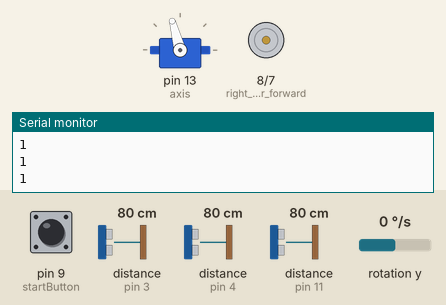
Simulated run of this sketch. Board: Arduino Uno, built with avr-gcc and run on an emulated ATmega328P. Parts: servo, motor-driver pin pairs drawn as motors (green arrow = first pin HIGH = forward, orange = second pin HIGH = backward, longer = more drive, scaled by the enable pin), the last lines printed to the serial monitor. Inputs (shaded band) come from the test bench; at power-on: pin 9 (startButton) HIGH, distance to the obstacle (sensors on pin 3, pin 4, pin 11) 80 cm, rotation y 0 °/s. The echo pulse lasts 58.3 µs per cm.

Above: at 1.2 s.
1.3 s: pin 9 (startButton) pulled LOW for 0.15 s
At 2.1 s:
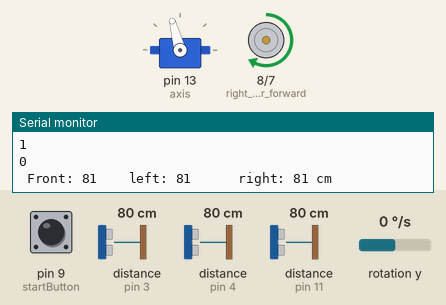
4.3 s: distance to the obstacle (sensor on pin 3) set to 73 cm
7.3 s: distance to the obstacle (sensor on pin 3) set to 65 cm
At 7.9 s:
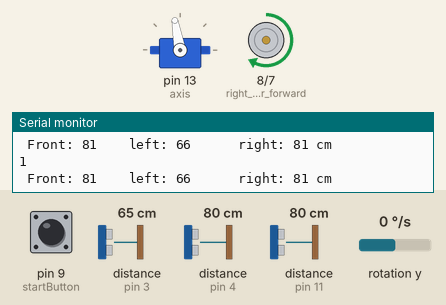
10.3 s: distance to the obstacle (sensor on pin 4) set to 74 cm
At 11.5 s:
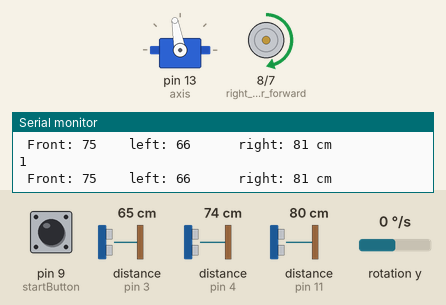
11.8 s: distance to the obstacle (sensor on pin 11) set to 120 cm
At 12.8 s:
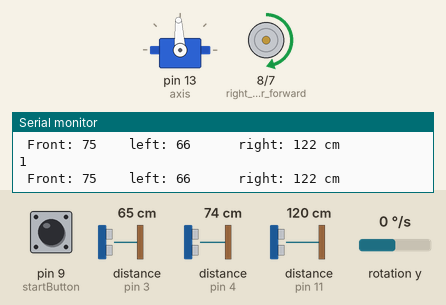
13.3 s: distance to the obstacle (sensor on pin 4) set to 120 cm
At 14.5 s:
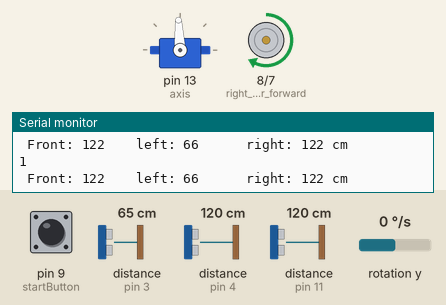
Timing chart, 0 to 15.8 s (numbered marks = the images above; inputs shaded):
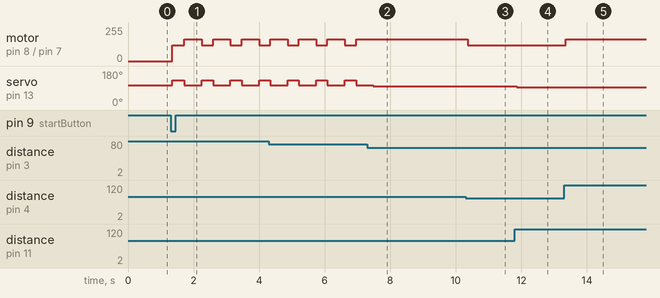

The sketch:

open.ino
```cpp
#include <NewPing.h>
#include <Servo.h>
#include <Wire.h>
#include <MPU6050.h>
#include "SoftwareSerial.h"


#define right_motor_forward 8
#define right_motor_backward 7
#define right_motor_speed 6

#define MAX_DISTANCE 200
#define trigger_fr  5
#define echo_fr  4

#define trigger_right  12
#define echo_right  11

#define trigger_left  2
#define echo_left  3
#define startButton 9

NewPing frs(trigger_fr, echo_fr, MAX_DISTANCE);
NewPing rts(trigger_right, echo_right, MAX_DISTANCE);
NewPing lts(trigger_left, echo_left, MAX_DISTANCE);
Servo axis;

MPU6050 mpu;
int16_t initialGyroY;
float currentAngle = 0.0;

int sphigh = 170, r = 60, l = 140, m = 105 , rb = 60 , lb = 130, splow = 140, spmid = 110; // r = servo right , l = servo left , m = servo middleint count[1] = {0};
int decision = 0;
int axisdeci[1] = {0};
int flagCalibrate = 0;
int state[1] = {0};
int count[1] = {0};
unsigned long startTime = 0;


void setup() {

  pinMode(right_motor_forward, OUTPUT);
  pinMode(right_motor_backward, OUTPUT);
  pinMode(right_motor_speed, OUTPUT);
  pinMode(trigger_fr, OUTPUT);
  pinMode(echo_fr, INPUT);
  pinMode(trigger_left, OUTPUT);
  pinMode(echo_left, INPUT);
  pinMode(trigger_right, OUTPUT);
  pinMode(echo_right, INPUT);
  pinMode(startButton, INPUT_PULLUP);
  axis.attach(13);
  axis.write(m);

  Wire.begin();
  mpu.initialize();
  mpu.setFullScaleGyroRange(0);
  initialGyroY = mpu.getRotationY();

  Serial.begin(9600);

}


void loop() {
  //  monprint();
  int stateButton = digitalRead(startButton);
  Serial.println(stateButton);
  if (stateButton == 0) {
    state[0] = 1;
  }
  if (state[0] == 1) {
    int disfr = frs.ping_cm();
    int disrt = rts.ping_cm();
    int dislt = lts.ping_cm();
    int16_t gyroY = mpu.getRotationY();
    int16_t gyroYChange = gyroY - initialGyroY;
    float gyroY_deg_per_sec = gyroYChange / 131.0;
    currentAngle += (gyroY_deg_per_sec * 0.001);
    monprint();

    motor(165);
    axis.write(m);

    //    clockwise( disfr, disrt, dislt, &currentAngle, &flagCalibrate);
    //    anticlockwise( disfr, disrt, dislt, &currentAngle, &flagCalibrate);

    if (decision == 0) {
      if (disfr < 100) {
        if (dislt > 80 || dislt == 0) {
          axis.write(130);
          motor(120);
          delay(30);
          anticlockwise(disfr, disrt, dislt, &currentAngle, &flagCalibrate);
          decision = 1;
        }
        else if (disrt > 80 || disrt == 0) {
          axis.write(80);
          motor(120);
          delay(20);
          clockwise(disfr, disrt, dislt, &currentAngle, &flagCalibrate);
          decision = 2;
        }

      }
    }
    else if (decision == 1) {
      anticlockwise( disfr, disrt, dislt, &currentAngle, &flagCalibrate);
    }
    else if (decision == 2) {
      clockwise( disfr, disrt, dislt, &currentAngle, &flagCalibrate);
    }
  }
}
```

botsetup.ino
```cpp
void monprint() {
  int disfr = frs.ping_cm();
  int disrt = rts.ping_cm();
  int dislt = lts.ping_cm();
  Serial.print(" Front: ");
  Serial.print(disfr);
  Serial.print("    left: ");
  Serial.print(dislt);
  Serial.print("      right: ");
  Serial.print(disrt);
  Serial.println(" cm");
}

void deci() {

//  motor(spmid);
//  if (disfr < 50 && disfr != 0) {
//    stp();
//  }
//  if (decision[0] == 0) {
//    if ((disfr < 120 ) && (dislt == 0 || dislt > 85)) {
//      axis.write(140);
//      motor(sphigh);
//      delay(370);
//      fwd();
//      delay(1000);
//      decision[0] = 1;
//
//    }
//    if ((disfr < 120 ) && (disrt == 0 || disrt > 85)) {
//      axis.write(65);
//      motor(sphigh);
//      delay(570);
//      fwd();
//      delay(1000);
//      decision[0] = 2;
//
//    }
//  }
//  else if (decision[0] == 1) {
//    //  anticlockwise(dislt, disfr, disrt, 140, 320);
//  }
//
//  else if (decision[0] == 2) {
//    //  clockwise(dislt, disfr, disrt, 140, 320);
//  }
//  //   turn(dislt);
//
//  obstacle();
}
```

clockwise.ino
```cpp
void clockwise(int disfr, int disrt, int dislt,  float *currentAngle, int *flagCalibrate) {
  *flagCalibrate = 0;
  motor(165);
  if (disfr < 80 && disfr != 0) {
    motor(120);
  }
  if ((disfr < 90 && disfr != 0) && (disrt > 70 || disrt == 0)) {
    *flagCalibrate = 1;
    count[0] = count[0] + 1;
    if ( count [0] != 12) {
      axis.write(80);
      motor(120);
      *currentAngle = 0.0;
      delay(450);
      axis.write(m);
      motor(165);
      delay(500);
    }
    else {
      axis.write(80);
      motor(120);
      delay(460);
      axis.write(m);
      motor(165);
      delay(750);
      stp();
      exit(0);
    }
  }
  else {
    int error = (dislt - disrt);
    if (abs(error) < 90) {
      axis.write(constrain(map(error, -80, 80, 90, 115), 90, 115));
    }
    else {
      if (disrt < dislt) {
        axis.write(120);
      }
      else if (dislt < disrt) {
        axis.write(85);
      }
      else {
        motor(0);
      }
    }
  }


}
```

d_anticlockwise.ino
```cpp
void anticlockwise(int disfr, int disrt, int dislt,  float *currentAngle, int *flagCalibrate) {
  *flagCalibrate = 0;
  motor(165);
  if (disfr < 80 && disfr != 0) {
    motor(120);
  }
  if ((disfr < 90 && disfr != 0) && (dislt > 70 || dislt == 0)) {
    *flagCalibrate = 1;
    count[0] = count[0] + 1;
    if ( count [0] != 12) {
      axis.write(130);
      motor(120);
      *currentAngle = 0.0;
      delay(340);
      axis.write(m);
      motor(165);
      delay(500);
    }
    else {
      axis.write(130);
      motor(120);
      delay(340);
      axis.write(m);
      motor(165);
      delay(750);
      stp();
      exit(0);
    }
  }
  else {
    int error = (dislt - disrt);
    if (abs(error) < 90) {
      axis.write(constrain(map(error, -80, 80, 90, 115), 90, 115));
    }
    else {
      if (disrt < dislt) {
        axis.write(115);
      }
      else if (dislt < disrt) {
        axis.write(90);
      }
      else {
        motor(0);
      }
    }
  }

  //  if (*flagCalibrate == 0) {
  //    Serial.println("calibbbbrrrraaaaaa");
  //    if ((*currentAngle > -7) && (*currentAngle < -1.5)) {
  //      axis.write(95);
  //      motor(200);
  //    }
  //    else if ((*currentAngle > -1) && (*currentAngle < 7)) {
  //      axis.write(103);
  //      motor(200);
  //    }
  //    else {
  //      axis.write(99);
  //      motor(255);
  //    }
  //  }


}
```

directions.ino
```cpp
void fwd() {
  motor(sphigh);
  axis.write(m);
}

void bwd() {
  motor(-sphigh);
  axis.write(m);
}

void rt() {
  axis.write(r);
}

void lt() {
  axis.write(l);
}

void ltfwd() {
  axis.write(l);
  motor(sphigh);
}

void rtfwd() {
  axis.write(r);
  motor(sphigh);
}

void ltbwd() {
  axis.write(lb);
  motor(-sphigh);
}

void rtbwd() {
  axis.write(rb);
  motor(-sphigh);
}

void stp() {
  motor(0);
  axis.write(m);
}
```

motor_driving.ino
```cpp
void motor(int a) {
  if (a >= 0) {
    digitalWrite(right_motor_forward, 1);
    digitalWrite(right_motor_backward, 0);
  }
  else {
    a = -a;
    digitalWrite(right_motor_forward, 0);
    digitalWrite(right_motor_backward, 1);
  }
  analogWrite(right_motor_speed, a);
}
```

Measured:
- the behaviour switches between 70 and 69 cm on distance to the obstacle (sensor on pin 3) (found by bisection; images 1 and 2)
- the behaviour switches between 79 and 78 cm on distance to the obstacle (sensor on pin 4) (found by bisection; images 2 and 3)
- after the input at 1.3 s, motor on pin 8 (right_motor_forward) / pin 7 (right_motor_backward): alternates forward 165/255 for 0.53 s and forward 120/255 for 0.34 s, starting after 0.05 s; servo on pin 13 (axis): alternates 130° for 0.34 s and 105° for 0.53 s, starting after 0.05 s
- after the input at 7.3 s, motor on pin 8 (right_motor_forward) / pin 7 (right_motor_backward): stops changing and stays forward 165/255
- after the input at 10.3 s, motor on pin 8 (right_motor_forward) / pin 7 (right_motor_backward): forward 165/255 → forward 120/255 after 0.06 s
- after the input at 11.8 s, servo on pin 13 (axis): 100° → 93° after 0.06 s
- after the input at 13.3 s, motor on pin 8 (right_motor_forward) / pin 7 (right_motor_backward): forward 120/255 → forward 165/255 after 0.05 s
